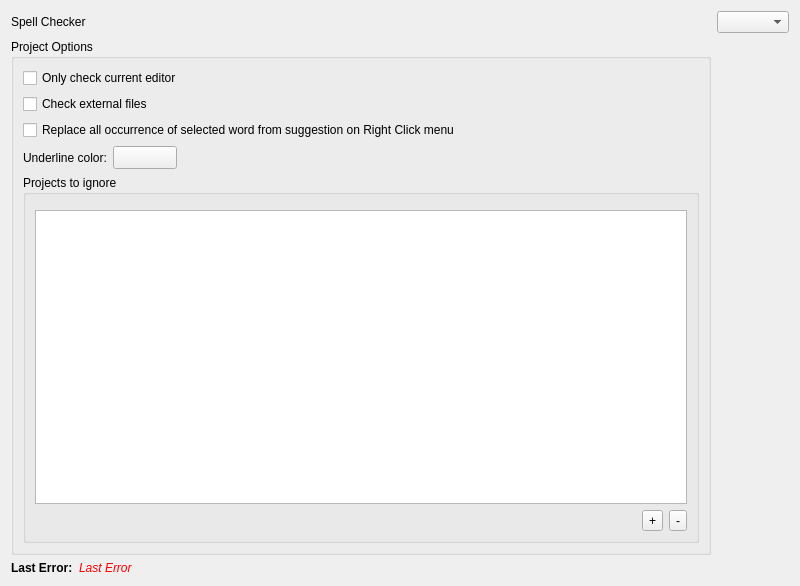
<?xml version="1.0" encoding="UTF-8"?>
<ui version="4.0">
 <class>SpellChecker::Internal::SpellCheckerCoreOptionsWidget</class>
 <widget class="QWidget" name="SpellChecker::Internal::SpellCheckerCoreOptionsWidget">
  <property name="geometry">
   <rect>
    <x>0</x>
    <y>0</y>
    <width>800</width>
    <height>586</height>
   </rect>
  </property>
  <property name="windowTitle">
   <string>Form</string>
  </property>
  <layout class="QGridLayout" name="gridLayout">
   <item row="0" column="0">
    <widget class="QLabel" name="label">
     <property name="text">
      <string>Spell Checker</string>
     </property>
    </widget>
   </item>
   <item row="0" column="1">
    <widget class="QComboBox" name="comboBoxSpellChecker"/>
   </item>
   <item row="1" column="0">
    <layout class="QVBoxLayout" name="spellCheckerOptionsWidgetLayout"/>
   </item>
   <item row="2" column="0">
    <widget class="QGroupBox" name="groupBox">
     <property name="title">
      <string>Project Options</string>
     </property>
     <layout class="QGridLayout" name="gridLayout_2">
      <item row="2" column="0">
       <widget class="QCheckBox" name="checkBoxReplaceAllRightClick">
        <property name="text">
         <string>Replace all occurrence of selected word from suggestion on Right Click menu </string>
        </property>
       </widget>
      </item>
      <item row="1" column="0">
       <widget class="QCheckBox" name="checkBoxCheckExternal">
        <property name="toolTip">
         <string>Enable or disable if the SpellChecker should attempt to parse files external to the current active project as they are opened/edited.</string>
        </property>
        <property name="text">
         <string>Check external files</string>
        </property>
       </widget>
      </item>
      <item row="0" column="0">
       <widget class="QCheckBox" name="checkBoxOnlyCheckCurrent">
        <property name="minimumSize">
         <size>
          <width>64</width>
          <height>0</height>
         </size>
        </property>
        <property name="toolTip">
         <string>Parsing the whole project can sometimes take a lot of time, especially for large projects. This setting will restrict the number of files parsed to only the current editor when a project is opened or a setting is changed.</string>
        </property>
        <property name="text">
         <string>Only check current editor</string>
        </property>
       </widget>
      </item>
      <item row="4" column="0">
       <widget class="QGroupBox" name="groupBox_2">
        <property name="title">
         <string>Projects to ignore</string>
        </property>
        <layout class="QGridLayout" name="gridLayout_3">
         <item row="0" column="0">
          <widget class="QWidget" name="widget_2" native="true"/>
         </item>
         <item row="2" column="0">
          <widget class="QWidget" name="widget" native="true">
           <layout class="QHBoxLayout" name="horizontalLayout_2">
            <property name="leftMargin">
             <number>0</number>
            </property>
            <property name="topMargin">
             <number>0</number>
            </property>
            <property name="rightMargin">
             <number>0</number>
            </property>
            <property name="bottomMargin">
             <number>0</number>
            </property>
            <item>
             <spacer name="horizontalSpacer">
              <property name="orientation">
               <enum>Qt::Orientation::Horizontal</enum>
              </property>
              <property name="sizeHint" stdset="0">
               <size>
                <width>40</width>
                <height>20</height>
               </size>
              </property>
             </spacer>
            </item>
            <item>
             <widget class="QToolButton" name="toolButtonAddProject">
              <property name="text">
               <string>+</string>
              </property>
             </widget>
            </item>
            <item>
             <widget class="QToolButton" name="toolButtonRemoveProject">
              <property name="text">
               <string>-</string>
              </property>
             </widget>
            </item>
           </layout>
          </widget>
         </item>
         <item row="1" column="0">
          <widget class="QListWidget" name="listWidget"/>
         </item>
        </layout>
       </widget>
      </item>
      <item row="3" column="0">
       <layout class="QHBoxLayout" name="horizontalLayout_3">
        <item>
         <widget class="QLabel" name="labelUnderlineColor">
          <property name="text">
           <string>Underline color:</string>
          </property>
         </widget>
        </item>
        <item>
         <widget class="Utils::QtColorButton" name="buttonUnderlineColor">
          <property name="minimumSize">
           <size>
            <width>64</width>
            <height>0</height>
           </size>
          </property>
          <property name="text">
           <string/>
          </property>
         </widget>
        </item>
        <item>
         <spacer name="horizontalSpacer_2">
          <property name="orientation">
           <enum>Qt::Orientation::Horizontal</enum>
          </property>
          <property name="sizeHint" stdset="0">
           <size>
            <width>40</width>
            <height>20</height>
           </size>
          </property>
         </spacer>
        </item>
       </layout>
      </item>
     </layout>
    </widget>
   </item>
   <item row="3" column="0">
    <widget class="QWidget" name="widgetErrorOutput" native="true">
     <property name="sizePolicy">
      <sizepolicy hsizetype="Preferred" vsizetype="Maximum">
       <horstretch>0</horstretch>
       <verstretch>0</verstretch>
      </sizepolicy>
     </property>
     <layout class="QHBoxLayout" name="horizontalLayout">
      <property name="leftMargin">
       <number>0</number>
      </property>
      <property name="topMargin">
       <number>0</number>
      </property>
      <property name="rightMargin">
       <number>0</number>
      </property>
      <property name="bottomMargin">
       <number>0</number>
      </property>
      <item>
       <widget class="QLabel" name="label_2">
        <property name="sizePolicy">
         <sizepolicy hsizetype="Maximum" vsizetype="Maximum">
          <horstretch>0</horstretch>
          <verstretch>0</verstretch>
         </sizepolicy>
        </property>
        <property name="font">
         <font>
          <bold>true</bold>
         </font>
        </property>
        <property name="text">
         <string>Last Error:</string>
        </property>
       </widget>
      </item>
      <item>
       <widget class="QLabel" name="labelError">
        <property name="sizePolicy">
         <sizepolicy hsizetype="Expanding" vsizetype="Maximum">
          <horstretch>0</horstretch>
          <verstretch>0</verstretch>
         </sizepolicy>
        </property>
        <property name="font">
         <font>
          <italic>true</italic>
         </font>
        </property>
        <property name="styleSheet">
         <string notr="true">color: red</string>
        </property>
        <property name="text">
         <string>Last Error</string>
        </property>
       </widget>
      </item>
     </layout>
    </widget>
   </item>
  </layout>
 </widget>
 <customwidgets>
  <customwidget>
   <class>Utils::QtColorButton</class>
   <extends>QToolButton</extends>
   <header location="global">utils/qtcolorbutton.h</header>
  </customwidget>
 </customwidgets>
 <resources/>
 <connections/>
</ui>
